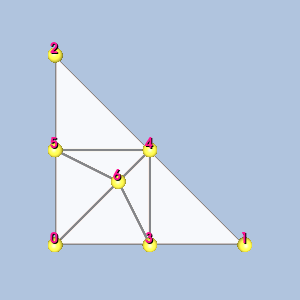

The script that drew this image:
#!/usr/bin/env python

# Render a single bi-quadratic triangle isoparametric cell with vertex-ordering
# labels and gold sphere glyphs at the vertices.

# Factory overrides: importing these modules registers the OpenGL rendering
# and interaction style implementations for vtkRenderingCore factory classes.
import vtkmodules.vtkInteractionStyle  # noqa: F401
import vtkmodules.vtkRenderingOpenGL2  # noqa: F401
# VTK pipeline classes used in this example
from vtkmodules.vtkCommonCore import vtkPoints
from vtkmodules.vtkCommonDataModel import (
    vtkBiQuadraticTriangle,
    vtkUnstructuredGrid,
)
from vtkmodules.vtkFiltersSources import vtkSphereSource
from vtkmodules.vtkRenderingCore import (
    vtkActor,
    vtkActor2D,
    vtkDataSetMapper,
    vtkGlyph3DMapper,
    vtkProperty,
    vtkRenderWindow,
    vtkRenderWindowInteractor,
    vtkRenderer,
    vtkTextProperty,
)
from vtkmodules.vtkRenderingLabel import vtkLabeledDataMapper

# Colors (normalized RGB)
dark_salmon_rgb = (0.914, 0.588, 0.478)
seashell_rgb = (1.0, 0.961, 0.933)
gold_rgb = (1.0, 0.843, 0.0)
yellow_rgb = (1.0, 1.0, 0.0)
deep_pink_rgb = (1.0, 0.078, 0.576)
background_rgb = (0.690, 0.769, 0.871)

# Cell: build from parametric coordinates
cell = vtkBiQuadraticTriangle()
pc = cell.GetParametricCoords()
for i in range(cell.GetNumberOfPoints()):
    cell.GetPointIds().SetId(i, i)
    cell.GetPoints().SetPoint(i, pc[3 * i], pc[3 * i + 1], pc[3 * i + 2])

# Unstructured grid
grid = vtkUnstructuredGrid()
grid.SetPoints(cell.GetPoints())
grid.InsertNextCell(cell.GetCellType(), cell.GetPointIds())

# Center the cell at the origin
bounds = grid.GetBounds()
pts = grid.GetPoints()
new_pts = vtkPoints()
new_pts.SetNumberOfPoints(pts.GetNumberOfPoints())
for i in range(pts.GetNumberOfPoints()):
    px, py, pz = pts.GetPoint(i)
    new_pts.SetPoint(i, px - (bounds[0] + bounds[1]) / 2.0,
                     py - (bounds[2] + bounds[3]) / 2.0,
                     pz - (bounds[4] + bounds[5]) / 2.0)
grid.SetPoints(new_pts)

# Cell surface property
cell_surface_property = vtkProperty()
cell_surface_property.SetAmbientColor(dark_salmon_rgb)
cell_surface_property.SetDiffuseColor(seashell_rgb)
cell_surface_property.SetSpecularColor(1.0, 1.0, 1.0)
cell_surface_property.SetSpecular(0.5)
cell_surface_property.SetDiffuse(0.7)
cell_surface_property.SetAmbient(0.5)
cell_surface_property.SetSpecularPower(20.0)
cell_surface_property.SetOpacity(0.9)
cell_surface_property.EdgeVisibilityOn()
cell_surface_property.SetLineWidth(3)

mapper = vtkDataSetMapper()
mapper.SetInputData(grid)
actor = vtkActor()
actor.SetMapper(mapper)
actor.SetProperty(cell_surface_property)

# Vertex labels
label_text_property = vtkTextProperty()
label_text_property.BoldOn()
label_text_property.ShadowOn()
label_text_property.SetJustificationToCentered()
label_text_property.SetColor(deep_pink_rgb)
label_text_property.SetFontSize(14)

label_mapper = vtkLabeledDataMapper()
label_mapper.SetInputData(grid)
label_mapper.SetLabelTextProperty(label_text_property)
label_actor = vtkActor2D()
label_actor.SetMapper(label_mapper)

# Vertex glyphs: gold spheres
sphere = vtkSphereSource()
sphere.SetPhiResolution(21)
sphere.SetThetaResolution(21)
sphere.SetRadius(0.04)

glyph_mapper = vtkGlyph3DMapper()
glyph_mapper.SetInputData(grid)
glyph_mapper.SetSourceConnection(sphere.GetOutputPort())
glyph_mapper.ScalingOn()
glyph_mapper.ScalarVisibilityOff()

point_glyph_property = vtkProperty()
point_glyph_property.SetAmbientColor(gold_rgb)
point_glyph_property.SetDiffuseColor(yellow_rgb)
point_glyph_property.SetSpecularColor(1.0, 1.0, 1.0)
point_glyph_property.SetSpecular(0.5)
point_glyph_property.SetDiffuse(0.7)
point_glyph_property.SetAmbient(0.5)
point_glyph_property.SetSpecularPower(20.0)
point_glyph_property.SetOpacity(1.0)

glyph_actor = vtkActor()
glyph_actor.SetMapper(glyph_mapper)
glyph_actor.SetProperty(point_glyph_property)

# Renderer
renderer = vtkRenderer()
renderer.AddActor(actor)
renderer.AddActor(label_actor)
renderer.AddActor(glyph_actor)
renderer.SetBackground(background_rgb)

# Window
render_window = vtkRenderWindow()
render_window.AddRenderer(renderer)
render_window.SetWindowName("isoparametric cell bi quadratic triangle")
render_window.SetMultiSamples(0)
render_window.SetSize(300, 300)

# Interactor
render_window_interactor = vtkRenderWindowInteractor()
render_window_interactor.SetRenderWindow(render_window)

# Scene: configure the camera
renderer.ResetCamera()

render_window_interactor.Initialize()
render_window_interactor.Start()
